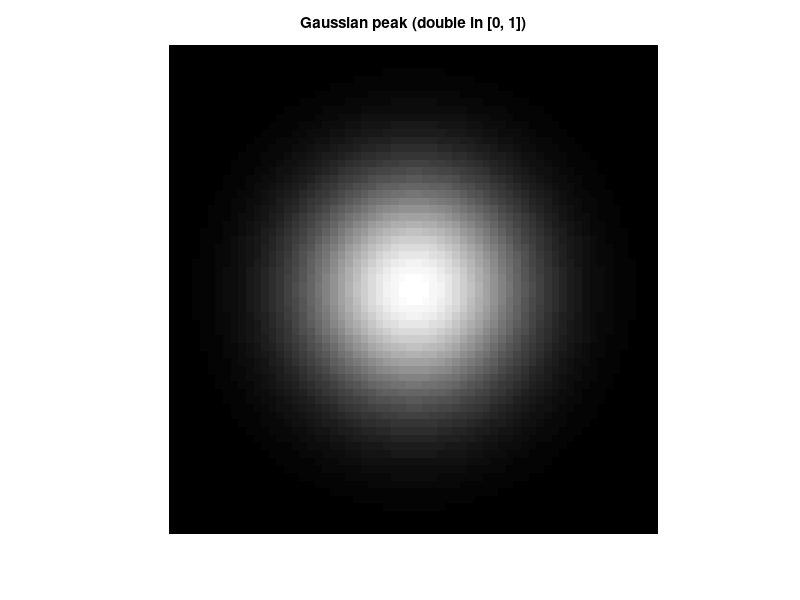
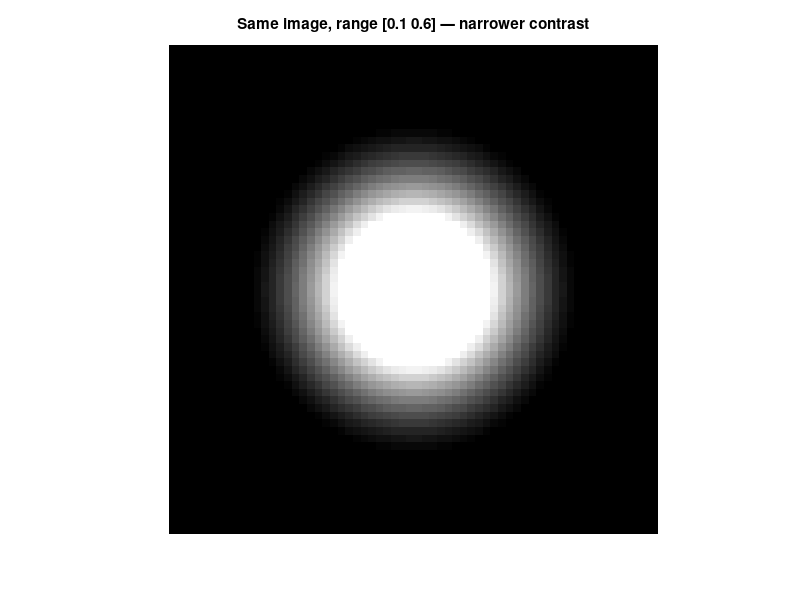
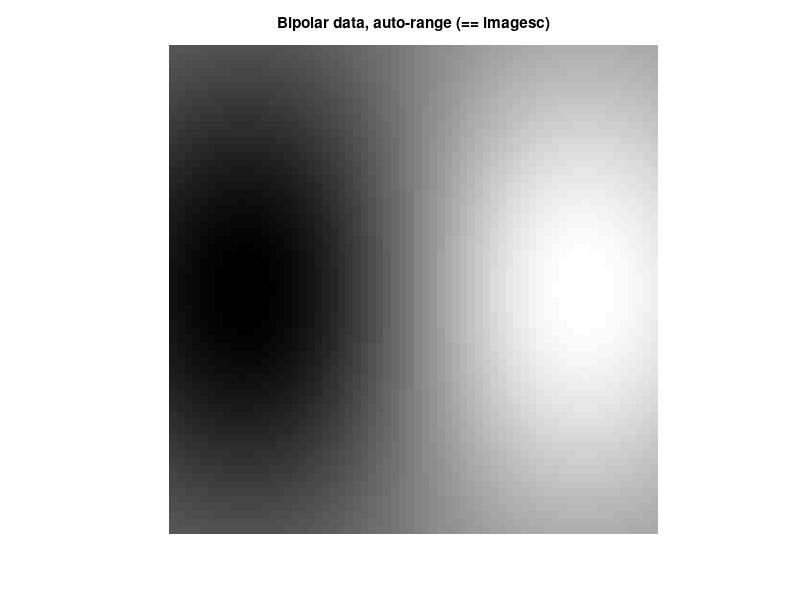
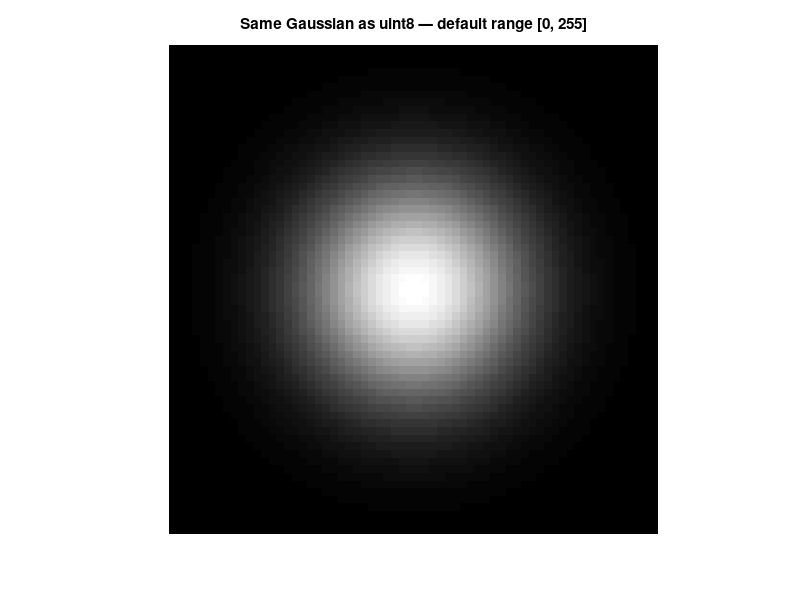

Write MATLAB code to recreate these figures, in order.
% imshow — Display Image
%
% Demonstrates grayscale, explicit-range, uint8, and RGB image
% display. imshow defaults to gray colormap, `axis image off`, and
% an inverted Y (matrix-row 1 at top).



clear
close all

% --- 1. Grayscale double — default range [0, 1] ---
I = zeros(64, 64);
[X, Y] = meshgrid(linspace(-1, 1, 64), linspace(-1, 1, 64));
I = exp(-(X.^2 + Y.^2) / 0.2);     % Gaussian peak
figure;
imshow(I);
title('Gaussian peak (double in [0, 1])');

% --- 2. Explicit display range — clip the contrast ---
figure;
imshow(I, [0.1 0.6]);
title('Same image, range [0.1 0.6] — narrower contrast');

% --- 3. Auto range — equivalent to imagesc ---
J = X .* exp(-X.^2 - Y.^2);        % bipolar; range ≈ [-0.43, +0.43]
figure;
imshow(J, []);
title('Bipolar data, auto-range (== imagesc)');

% --- 4. uint8 image — range [0, 255] ---
U = uint8(I * 255);
figure;
imshow(U);
title('Same Gaussian as uint8 — default range [0, 255]');

% --- 5. RGB truecolor — M×N×3 ---
R = single(0.5 + 0.5 * sin(2 * pi * X));
G = single(0.5 + 0.5 * sin(2 * pi * Y));
B = single(zeros(size(X)));
figure;
imshow(cat(3, R, G, B));
title('RGB pattern (sin x, sin y, 0)');

% --- 6. Custom colormap via colormap(M) ---
figure;
imshow(I);
M = [0 0 0; 1 0 0; 1 1 0; 1 1 1];   % black → red → yellow → white
colormap(M);
title('Custom 4-stop colormap');

fprintf('imshow demo: 6 figures showcasing grayscale + RGB + colormap\n');
